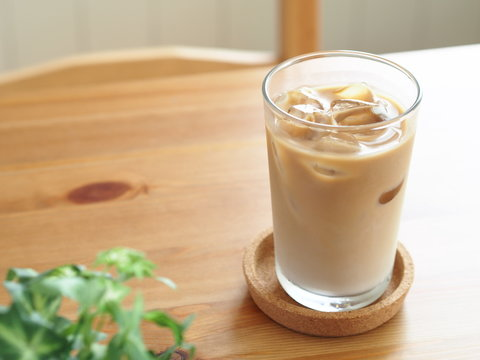
#> input picture sample.jpg, 480 x 360 px
$ python main.py
#> lines starting #> are read from the running program, lines starting #| are printed output that depends on the picture
import cv2
import math
import mimetypes
import sys
import time


ASCII_CHARS_BLOCK = " ░▒▓█"
ASCII_CHARS_NORMAL = " .:-=+*#%@"
ASCII_CHARS_IMPACT = " .'`^\",:;Il!i><~+_-?][}{1)(|\\/tfjrxnuvczXYUJCLQ0OZmwqpdbkhao*#MW&8%B@$"

new_width = None
new_height = None
skip_frames = None
gray = None
rgb = None
identify = None

def change_size_function(width, height):
    question = input("Would you like to change a size?[y/n]: ")

    if question == "y" or question == "Y":
        try:
            new_width = math.ceil(int(input("Type a new width: ")))
        except ValueError:
            print("Error was occurred")
            new_width = width
        ratio = math.ceil(width / height)
        factor = float(input("Input a correction factor (normal=0.55): "))
        new_height = math.ceil(height * (new_width / width) * factor)
    elif question == "n" or question == "N":
        factor = float(input("Input a correction factor (normal=0.55): "))
        new_width = width
        new_height = math.ceil(height * (new_width / width) * factor)
    else:
        print("You inputted wrong choice")
        print("Aborted")
        sys.exit()

    return new_width, new_height


print("-------ASCII ART GENERATOR---------")
print("Ex) drink.jpg, cat.jpeg, penguin.webp, tiger.jpg, cat.mp4")
print("If you want to use sample, type s and press enter")
path = input("Enter the path: ")
#> the answer given: sample.jpg
if path == "s":
    print("You selected drink.jpg")
    path = "./sample.jpg"

mime_type, _ = mimetypes.guess_type(path)
if mime_type and mime_type.startswith('image'):
    print("You selected image")
    identify = "image"
    img = cv2.imread(path)
#> img is the input picture: shape (360, 480, 3); mean B, G, R 142.2, 176.7, 200.2
    gray = cv2.cvtColor(img, cv2.COLOR_BGR2GRAY)
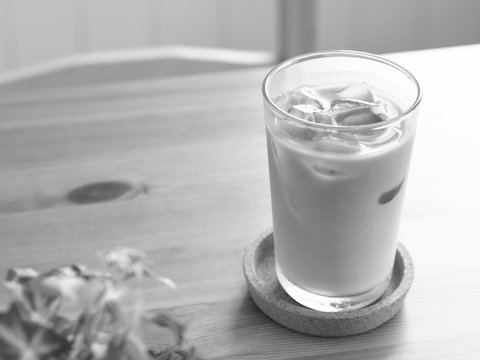
#> gray: shape (360, 480); min 34, max 255, mean 179.8
    rgb = cv2.cvtColor(img, cv2.COLOR_BGR2RGB)
    height, width = gray.shape
#> height = 360; width = 480
    print("This photos ratio is (width:height)" + str(width) + ":" + str(height))
#| This photos ratio is (width:height)480:360
    new_width, new_height = change_size_function(width, height)
#> the answer given: y
#> the answer given: 100
#> the answer given: 3
#> new_width = 100; new_height = 225


elif mime_type and mime_type.startswith('video'):
    print("You selected video")
    identify = "video"
    cap = cv2.VideoCapture(path)
    width = int(cap.get(cv2.CAP_PROP_FRAME_WIDTH))
    height = int(cap.get(cv2.CAP_PROP_FRAME_HEIGHT))
    fps = cap.get(cv2.CAP_PROP_FPS)
    if not cap.isOpened():
        print("Error was occured")
        print("Aborted")
        sys.exit()
    print("This videos ratio is (width:height)" + str(width) + ": " + str(height))
    print("FPS: " + str(int(fps)))
    new_width, new_height = change_size_function(width, height)
    skip_frames = int(input("How many frames to skip? (normal=1 or 2): "))
    sleep_time = (1.0 / fps) * skip_frames if fps > 0 else 0.05

    print("\n--- Starting Video in 3 seconds... Press Ctrl+C to stop ---")
    time.sleep(3)


else:
    print("You selected wrong file")
    print("Aborted")
    sys.exit()


# [68 lines left out: functions ascii_chars_list, gray_generator, rgb_generator, image_to_ascii_gray, image_to_ascii_rgb, not called in this run]


def video_to_ascii_gray():
    print("test")


if identify == "image":
#> (the run stopped early here; a loop or call above may not have finished)

$ run again, with tiger.jpg copied over sample.jpg
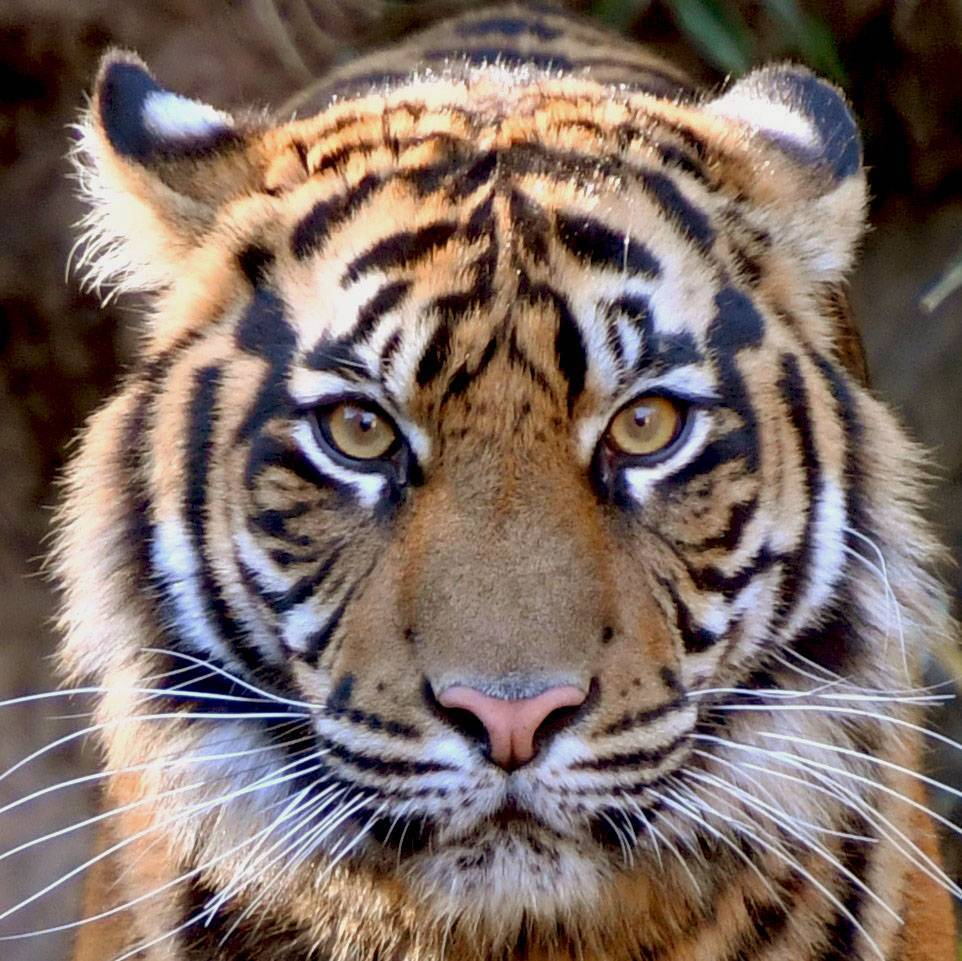
#> input picture tiger.jpg, 962 x 961 px
#> img is the input picture: shape (961, 962, 3); mean B, G, R 100.4, 107.5, 124.8
#> `gray = cv2.cvtColor(img, cv2.COLOR_BGR2GRAY)`:
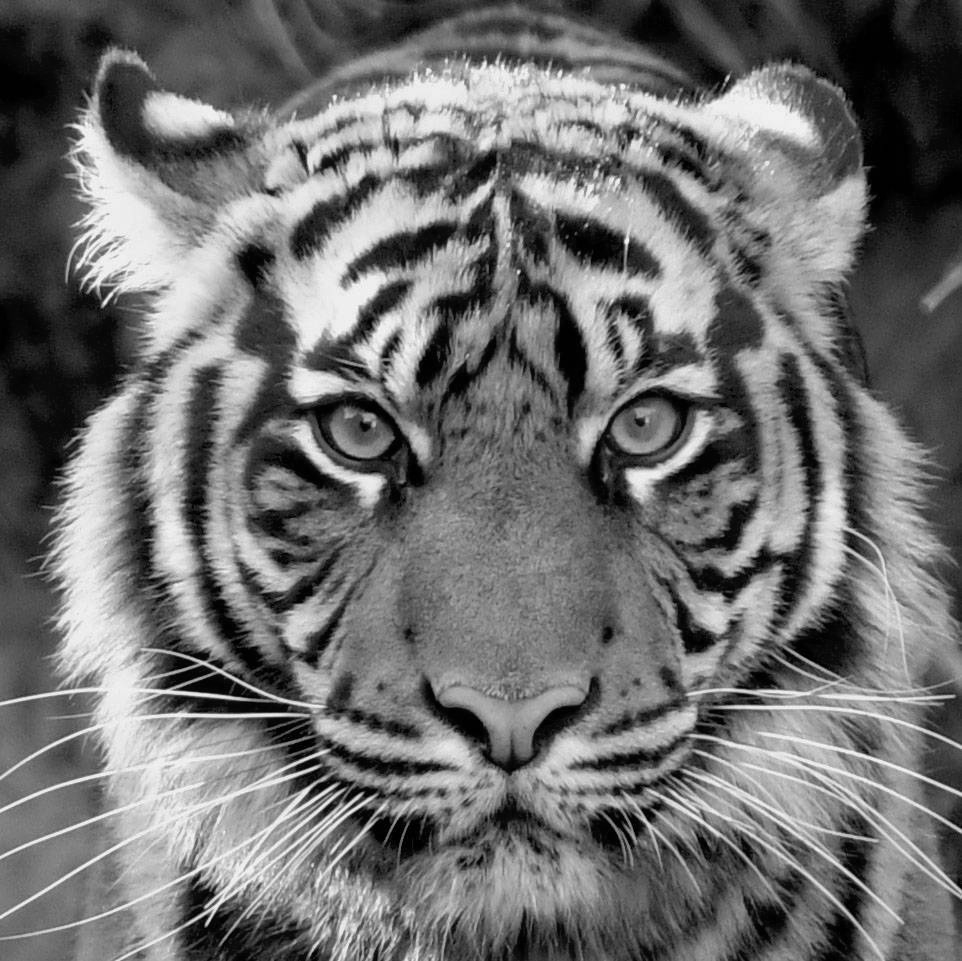
#> gray: shape (961, 962); min 0, max 252, mean 111.9
#| This photos ratio is (width:height)962:961
